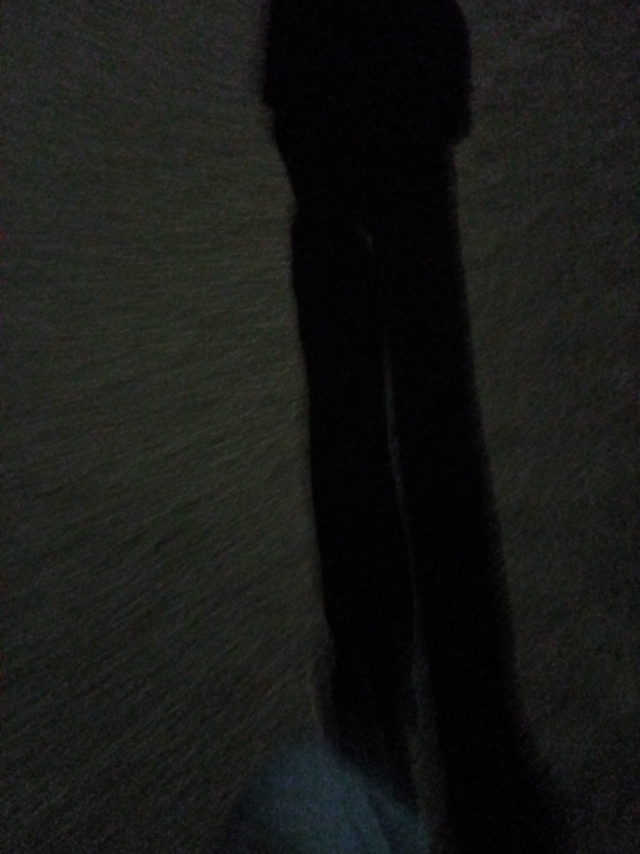
#> input picture temp_quantum_frame.jpg, 1920 x 2560 px (shown at 1/3 size)
$ python quantum_camera_app.py   (older library calls are emulated)
#> lines starting #> are read from the running program, lines starting #| are printed output that depends on the picture
### backup_20260423_151117/quantum_camera_detector.py
#!/usr/bin/env python3
"""
Quantum Camera Detector
Detects quantum manifestations through camera analysis
"""

import cv2
import numpy as np
from datetime import datetime
import json
import os

class QuantumCameraDetector:
    def __init__(self):
        self.detection_threshold = 0.7
        self.quantum_signatures = []
        self.recording = False

    def analyze_frame(self, frame):
        """Analyze camera frame for quantum signatures"""

        # Convert to different color spaces for analysis
        gray = cv2.cvtColor(frame, cv2.COLOR_BGR2GRAY)
        hsv = cv2.cvtColor(frame, cv2.COLOR_BGR2HSV)

        quantum_score = 0.0
        signatures = []

        # 1. INTERFERENCE PATTERN DETECTION
        interference = self.detect_interference_patterns(gray)
        if interference > 0.5:
            quantum_score += 0.3
            signatures.append("interference_pattern")

        # 2. ENTANGLEMENT CORRELATION (pixel correlations)
        entanglement = self.detect_entanglement_correlations(frame)
        if entanglement > 0.6:
            quantum_score += 0.25
            signatures.append("entanglement_correlation")

        # 3. SUPERPOSITION DETECTION (multiple states)
        superposition = self.detect_superposition(hsv)
        if superposition > 0.5:
            quantum_score += 0.2
            signatures.append("superposition_state")

        # 4. QUANTUM TUNNELING (unexpected transitions)
        tunneling = self.detect_tunneling_events(gray)
        if tunneling > 0.4:
            quantum_score += 0.15
            signatures.append("tunneling_event")

        # 5. WAVE-PARTICLE DUALITY (edge detection)
        duality = self.detect_wave_particle_duality(gray)
        if duality > 0.5:
            quantum_score += 0.1
            signatures.append("wave_particle_duality")

        return quantum_score, signatures

    def detect_interference_patterns(self, gray):
        """Detect interference-like patterns"""
        # Use FFT to detect periodic patterns
        f_transform = np.fft.fft2(gray)
        f_shift = np.fft.fftshift(f_transform)
        magnitude = np.abs(f_shift)

        # Look for strong periodic components
        threshold = np.mean(magnitude) + 2 * np.std(magnitude)
        peaks = np.sum(magnitude > threshold)

        # Normalize score
        score = min(peaks / 100.0, 1.0)
        return score

    def detect_entanglement_correlations(self, frame):
        """Detect non-local correlations between regions"""
        h, w = frame.shape[:2]

        # Split frame into quadrants
        q1 = frame[0:h//2, 0:w//2]
        q2 = frame[0:h//2, w//2:w]
        q3 = frame[h//2:h, 0:w//2]
        q4 = frame[h//2:h, w//2:w]

        # Calculate correlations
        corr_12 = np.corrcoef(q1.flatten(), q2.flatten())[0, 1]
        corr_34 = np.corrcoef(q3.flatten(), q4.flatten())[0, 1]
        corr_13 = np.corrcoef(q1.flatten(), q3.flatten())[0, 1]
        corr_24 = np.corrcoef(q2.flatten(), q4.flatten())[0, 1]

        # High correlation = potential entanglement
        avg_corr = np.mean([abs(corr_12), abs(corr_34), abs(corr_13), abs(corr_24)])
        return avg_corr

    def detect_superposition(self, hsv):
        """Detect superposition-like states (multiple dominant colors)"""
        # Analyze hue distribution
        hue = hsv[:, :, 0]
        hist, _ = np.histogram(hue, bins=18, range=(0, 180))

        # Normalize
        hist = hist / np.sum(hist)

        # Count significant peaks (multiple states)
        threshold = 0.1
        peaks = np.sum(hist > threshold)

        # More peaks = more superposition
        score = min(peaks / 5.0, 1.0)
        return score

    def detect_tunneling_events(self, gray):
        """Detect sudden transitions (tunneling-like)"""
        # Calculate gradient magnitude
        sobelx = cv2.Sobel(gray, cv2.CV_64F, 1, 0, ksize=3)
        sobely = cv2.Sobel(gray, cv2.CV_64F, 0, 1, ksize=3)
        gradient = np.sqrt(sobelx**2 + sobely**2)

        # High gradients = sharp transitions
        threshold = np.mean(gradient) + np.std(gradient)
        tunneling_pixels = np.sum(gradient > threshold)

        score = min(tunneling_pixels / (gray.size * 0.1), 1.0)
        return score

    def detect_wave_particle_duality(self, gray):
        """Detect wave-like and particle-like features"""
        # Canny edge detection (particle-like)
        edges = cv2.Canny(gray, 50, 150)
        edge_density = np.sum(edges > 0) / edges.size

        # Blur detection (wave-like)
        laplacian = cv2.Laplacian(gray, cv2.CV_64F)
        blur_score = np.var(laplacian)

        # Balance between sharp and smooth
        duality_score = edge_density * (1.0 / (1.0 + np.exp(-blur_score/1000)))
        return min(duality_score * 10, 1.0)

    # [25 lines left out: function save_quantum_event, not called in this run]

### quantum_camera_app.py
#!/usr/bin/env python3
"""
Quantum Camera App for Android (Termux)
Real-time quantum manifestation detection
"""

import subprocess
import time
import cv2
import numpy as np
from pathlib import Path
import sys
sys.path.append('src')
from quantum_camera_detector import QuantumCameraDetector

class QuantumCameraApp:
    def __init__(self, camera_id=0):
        self.camera_id = camera_id
        self.detector = QuantumCameraDetector()
        self.temp_photo = "temp_quantum_frame.jpg"
        self.running = False

    def capture_frame(self):
        """Capture frame using termux-camera-photo"""
        try:
            # Capture photo
            subprocess.run([
                'termux-camera-photo',
                '-c', str(self.camera_id),
                self.temp_photo
            ], check=True, capture_output=True)

            # Read the image
            frame = cv2.imread(self.temp_photo)
            return frame
        except Exception as e:
            print(f"❌ Camera capture error: {e}")
            return None

    def run_detection_loop(self, interval=2.0):
        """Run continuous quantum detection"""
        print("\n" + "="*60)
        print("⚛️  QUANTUM CAMERA DETECTOR ACTIVE  ⚛️")
        print("="*60)
        print(f"Camera ID: {self.camera_id}")
        print(f"Detection threshold: {self.detector.detection_threshold}")
        print(f"Capture interval: {interval}s")
        print("\nPress Ctrl+C to stop\n")

        self.running = True
        frame_count = 0
        quantum_detections = 0

        try:
            while self.running:
                frame_count += 1
                print(f"\n📷 Frame {frame_count} - Capturing...")

                # Capture frame
                frame = self.capture_frame()

                if frame is not None:
                    # Analyze for quantum signatures
                    quantum_score, signatures = self.detector.analyze_frame(frame)

                    # Display results
                    self.display_results(quantum_score, signatures)

                    # Save if quantum detected
                    if quantum_score > self.detector.detection_threshold:
                        quantum_detections += 1
                        print(f"\n🎉 QUANTUM MANIFESTATION DETECTED! 🎉")
                        self.detector.save_quantum_event(frame, quantum_score, signatures)

                    # Stats
                    detection_rate = (quantum_detections / frame_count) * 100
                    print(f"\n📊 Stats: {quantum_detections}/{frame_count} quantum events ({detection_rate:.1f}%)")

                # Wait before next capture
                time.sleep(interval)

        except KeyboardInterrupt:
            print("\n\n⚛️ Quantum detection stopped by user")
            self.running = False

        # Final stats
        print("\n" + "="*60)
        print("FINAL STATISTICS")
        print("="*60)
        print(f"Total frames analyzed: {frame_count}")
        print(f"Quantum events detected: {quantum_detections}")
        print(f"Detection rate: {(quantum_detections/frame_count)*100:.1f}%")
        print("="*60)

    def display_results(self, quantum_score, signatures):
        """Display detection results in terminal"""
        print("\n" + "─"*60)
        print(f"⚛️  QUANTUM SCORE: {quantum_score:.3f}")
        print("─"*60)

        # Visual bar
        bar_length = 50
        filled = int(bar_length * quantum_score)
        bar = "█" * filled + "░" * (bar_length - filled)

        if quantum_score < 0.3:
            color = "\033[94m"  # Blue
            status = "LOW"
        elif quantum_score < 0.7:
            color = "\033[93m"  # Yellow
            status = "MEDIUM"
        else:
            color = "\033[91m"  # Red
            status = "HIGH"

        print(f"{color}[{bar}] {status}\033[0m")

        # Signatures detected
        if signatures:
            print("\n✓ Quantum Signatures Detected:")
            for sig in signatures:
                print(f"  • {sig}")
        else:
            print("\n○ No quantum signatures detected")

        print("─"*60)

    def single_shot_detection(self):
        """Capture and analyze single frame"""
        print("\n⚛️ Single-shot quantum detection...")

        frame = self.capture_frame()
        if frame is not None:
            quantum_score, signatures = self.detector.analyze_frame(frame)
            self.display_results(quantum_score, signatures)

            if quantum_score > self.detector.detection_threshold:
                print("\n🎉 QUANTUM DETECTED!")
                self.detector.save_quantum_event(frame, quantum_score, signatures)

            return quantum_score, signatures
        return 0.0, []

def main():
    print("""
╔═══════════════════════════════════════════════════════════╗
║                                                           ║
║        ⚛️  QUANTUM CAMERA DETECTOR v1.0  ⚛️               ║
║                                                           ║
║     Detect quantum manifestations in real-time!          ║
║                                                           ║
╚═══════════════════════════════════════════════════════════╝
    """)

    # Choose mode
    print("\nSelect mode:")
    print("1. Continuous detection (recommended)")
    print("2. Single-shot detection")
    print("3. Burst mode (5 rapid captures)")

    choice = input("\nEnter choice (1-3): ").strip()
#> the answer given: 1

    # Choose camera
    print("\nSelect camera:")
    print("0. Back camera")
    print("1. Front camera")
    camera_id = int(input("Enter camera ID (0-1): ").strip() or "0")
#> the answer given: 1

    app = QuantumCameraApp(camera_id=camera_id)

    if choice == "1":
        interval = float(input("Capture interval in seconds (default 2.0): ").strip() or "2.0")
#> the answer given: 3
        app.run_detection_loop(interval=interval)
#> in capture_frame, frame is the input picture: shape (2560, 1920, 3); mean B, G, R 22.5, 25.1, 24
#> in analyze_frame, `hsv = cv2.cvtColor(frame, cv2.COLOR_BGR2HSV)`: hsv: shape (2560, 1920, 3); mean H, S, V 47.6, 40.3, 25.8
#> in detect_interference_patterns, `threshold = np.mean(magnitude) + 2 * np.std(magnitude)`: threshold = 130683.6
#> in detect_interference_patterns, `peaks = np.sum(magnitude > threshold)`: peaks = 3122
#> in detect_interference_patterns, `score = min(peaks / 100.0, 1.0)`: score = 1
#> in detect_entanglement_correlations, `q2 = frame[0:h//2, w//2:w]`:
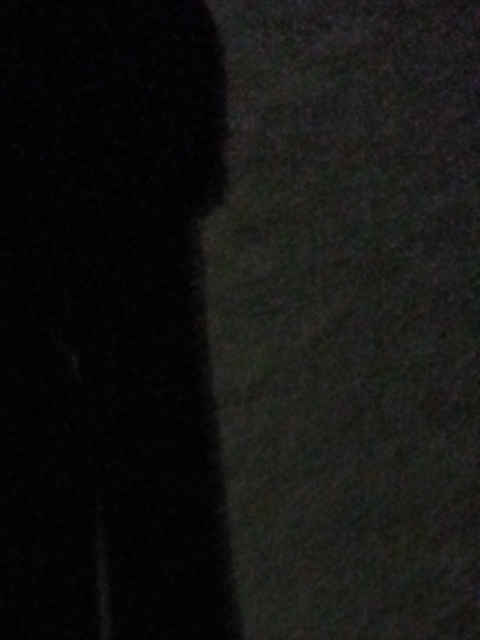
#> q2: shape (1280, 960, 3) (shown at 1/2 size); mean B, G, R 17.5, 18.7, 18.9
#> in detect_entanglement_correlations, `q3 = frame[h//2:h, 0:w//2]`:
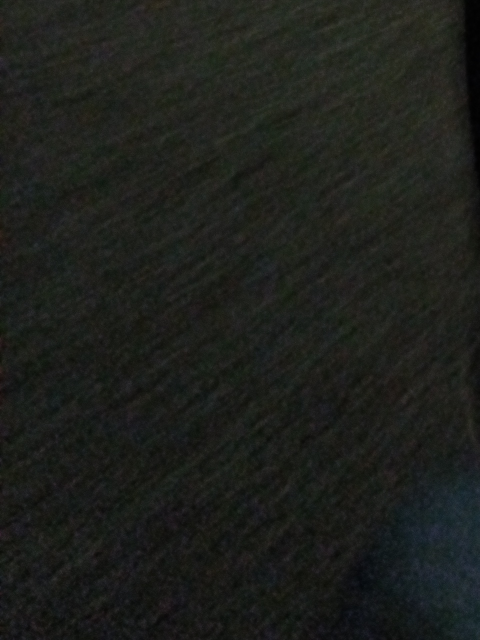
#> q3: shape (1280, 960, 3) (shown at 1/2 size); mean B, G, R 27.6, 31.4, 29.4
#> in detect_entanglement_correlations, `q4 = frame[h//2:h, w//2:w]`:
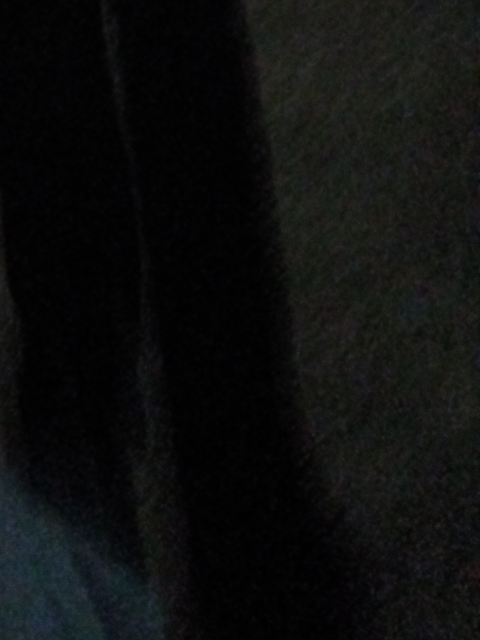
#> q4: shape (1280, 960, 3) (shown at 1/2 size); mean B, G, R 14, 14.5, 13.6
#> in detect_entanglement_correlations, `corr_12 = np.corrcoef(q1.flatten(), q2.flatten())[0, 1]`: corr_12 = -0.164
#> in detect_entanglement_correlations, `corr_34 = np.corrcoef(q3.flatten(), q4.flatten())[0, 1]`: corr_34 = 0.105
#> in detect_entanglement_correlations, `corr_13 = np.corrcoef(q1.flatten(), q3.flatten())[0, 1]`: corr_13 = -0.0753
#> in detect_entanglement_correlations, `corr_24 = np.corrcoef(q2.flatten(), q4.flatten())[0, 1]`: corr_24 = 0.327
#> in detect_entanglement_correlations, `avg_corr = np.mean([abs(corr_12), abs(corr_34), abs(corr_13), abs(corr..`: avg_corr = 0.168
#> in detect_superposition, `hue = hsv[:, :, 0]`:
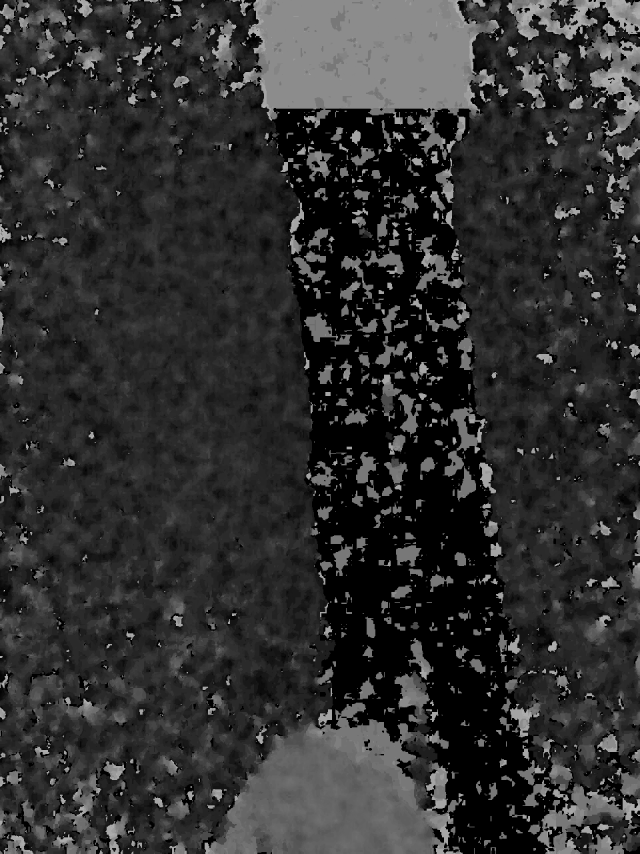
#> hue: shape (2560, 1920) (shown at 1/3 size); min 0, max 179, mean 47.6
#> in detect_superposition, `hist, _ = np.histogram(hue, bins=18, range=(0, 180))`: hist = 18 values, max 1022248 at index 0, min 12483 at index 15, mean 273066.7
#> in detect_superposition, `hist = hist / np.sum(hist)`: hist = 18 values, max 0.208 at index 0, min 0.00254 at index 15, mean 0.0556
#> in detect_superposition, `peaks = np.sum(hist > threshold)`: peaks = 4
#> in detect_superposition, `score = min(peaks / 5.0, 1.0)`: score = 0.8
#> in detect_tunneling_events, `sobely = cv2.Sobel(gray, cv2.CV_64F, 0, 1, ksize=3)`:
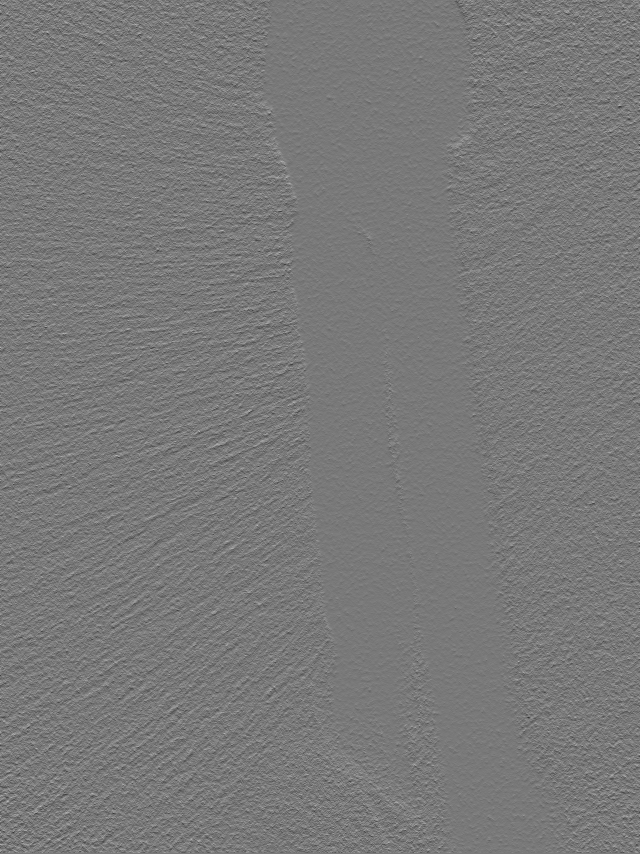
#> sobely: shape (2560, 1920) float64 (shown at 1/3 size); min -72, max 79, mean 0; drawn with min black and max white
#> in detect_tunneling_events, `gradient = np.sqrt(sobelx**2 + sobely**2)`:
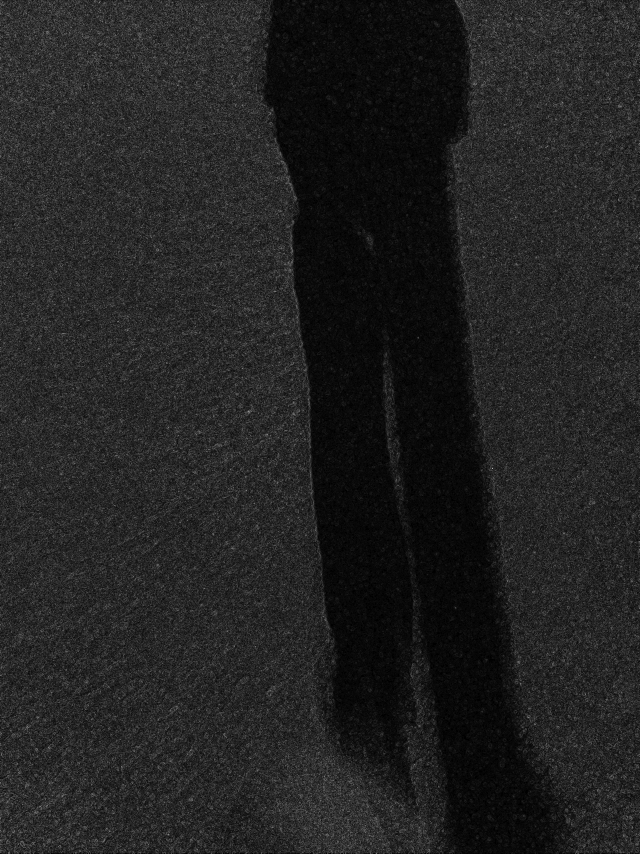
#> gradient: shape (2560, 1920) float64 (shown at 1/3 size); min 0, max 96.8, mean 13.1; drawn with min black and max white
#> in detect_tunneling_events, `threshold = np.mean(gradient) + np.std(gradient)`: threshold = 22.57
#> in detect_tunneling_events, `tunneling_pixels = np.sum(gradient > threshold)`: tunneling_pixels = 813962
#> in detect_tunneling_events, `score = min(tunneling_pixels / (gray.size * 0.1), 1.0)`: score = 1
#> in detect_wave_particle_duality, `edges = cv2.Canny(gray, 50, 150)`: edges: shape (2560, 1920); every value is 0
#> in detect_wave_particle_duality, `edge_density = np.sum(edges > 0) / edges.size`: edge_density = 0
#> in detect_wave_particle_duality, `laplacian = cv2.Laplacian(gray, cv2.CV_64F)`:
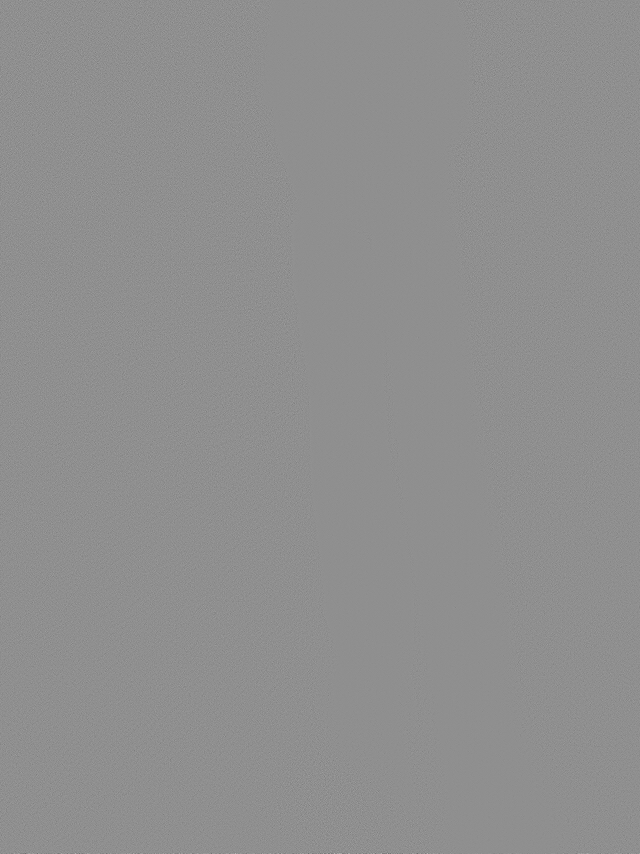
#> laplacian: shape (2560, 1920) float64 (shown at 1/3 size); min -67, max 52, mean 0; drawn with min black and max white
#> in detect_wave_particle_duality, `blur_score = np.var(laplacian)`: blur_score = 63.93
#> in detect_wave_particle_duality, `duality_score = edge_density * (1.0 / (1.0 + np.exp(-blur_score/1000)))`: duality_score = 0
#> in run_detection_loop, `quantum_score, signatures = self.detector.analyze_frame(frame)`: quantum_score = 0.65; signatures = ['interference_pattern', 'superposition_state', 'tunneling_event']
#| ⚛️  QUANTUM SCORE: 0.650
#> in display_results, `filled = int(bar_length * quantum_score)`: filled = 32
#| [93m[████████████████████████████████░░░░░░░░░░░░░░░░░░] MEDIUM[0m
#> the loop in display_results, `for sig in signatures:` made 3 passes
#|   • interference_pattern
#|   • superposition_state
#|   • tunneling_event

    elif choice == "2":
        app.single_shot_detection()

    elif choice == "3":
        print("\n⚡ Burst mode: 5 rapid captures")
        for i in range(5):
            print(f"\nCapture {i+1}/5...")
            app.single_shot_detection()
            time.sleep(0.5)

    print("\n✨ Quantum detection complete! ✨\n")

if __name__ == "__main__":
#> (the run stopped early here; a loop or call above may not have finished)
